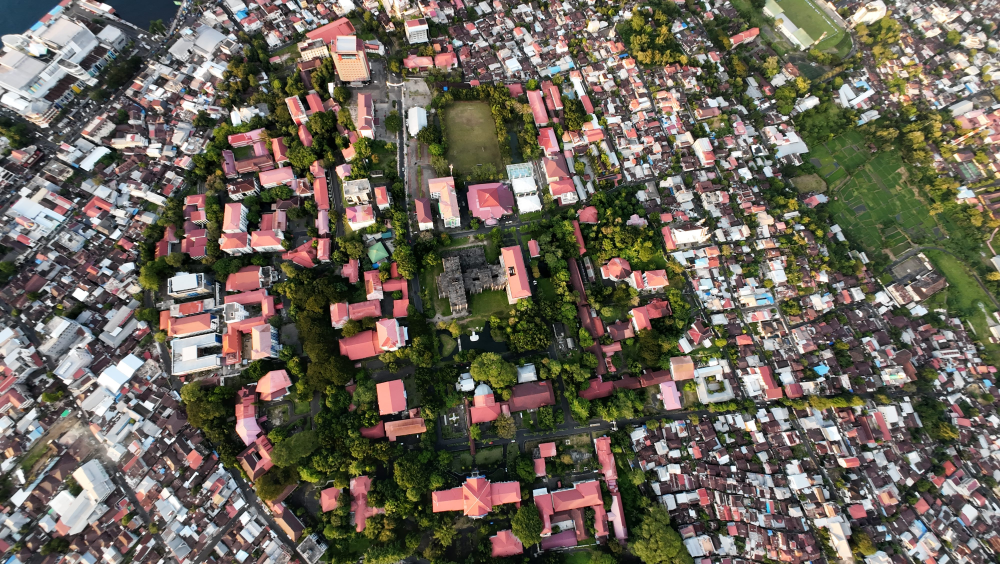
#> input picture assets/campus.jpg, 4000 x 2256 px, given in place of DJI_20260306173942_0655_D copy.JPG, which was not available (shown at 1/4 size)
$ python prepare.py
#> lines starting #> are read from the running program, lines starting #| are printed output that depends on the picture; after the words box and inside, x2 and y2 are one past the last pixel; in counts of white or black regions, pixels touching at a corner belong together; pictures that were not available may be replaced by others from this repository, and a replacement may not be noted
#!/usr/bin/env python3
"""Fit the OSM campus boundary onto the drone photo and draft simple
polygons for large roofs inside that boundary."""

from __future__ import annotations

import json
from pathlib import Path

import cv2
import numpy as np
from PIL import Image, ImageDraw

ROOT = Path(__file__).resolve().parents[1]
SRC_IMAGE = ROOT / "DJI_20260306173942_0655_D copy.JPG"
OUT_IMAGE = ROOT / "assets" / "campus.jpg"
OUT_DATA = ROOT / "data"
DEBUG = ROOT / "data" / "debug"

IMG_W = 4000
IMG_H = 2256

# Independent scale, north-up. Fitted to the vegetated campus in the photo.
LAT_N, LAT_S = 1.4615773, 1.4533888
LON_W, LON_E = 124.8251447, 124.8306590
X_W, X_E = 0.125 * IMG_W, 0.775 * IMG_W
Y_N, Y_S = 0.075 * IMG_H, 0.930 * IMG_H

WAY_REFS = [
    2538840982, 2539652416, 4444977540, 2539652418, 2539652420, 2539652422,
    2539652424, 2539652426, 2539652428, 2538805283, 2539652430, 2539652432,
    2539652433, 8784957389, 8784957388, 2539652435, 2538851469, 2539652437,
    2646084389, 2539652439, 2539652441, 2539652443, 2539652445, 2539652446,
    2539652448, 2539652450, 2539652452, 2539652454, 2539652455, 4445027176,
    2539652459, 2646075115, 2539652461, 2539652462, 2646075113, 2646075114,
    2646075112, 2646076665, 2646076664, 2646075110, 2539652464, 8786266477,
    8786266476, 8786266478, 2539652470, 8786266479, 2539652472, 2539652474,
    2539652476, 12040143058, 2539652478, 2538858372, 2538858371, 2538840982,
]
NODES = {
    2538805283: (1.4608453, 124.8266229),
    2538840982: (1.4606239, 124.8299529),
    2538851469: (1.4567503, 124.8254100),
    2538858371: (1.4605472, 124.8298270),
    2538858372: (1.4601727, 124.8296982),
    2539652416: (1.4608322, 124.8292209),
    2539652418: (1.4613256, 124.8290385),
    2539652420: (1.4615293, 124.8287488),
    2539652422: (1.4615588, 124.8279401),
    2539652424: (1.4615773, 124.8275968),
    2539652426: (1.4610113, 124.8275001),
    2539652428: (1.4611443, 124.8269219),
    2539652430: (1.4597868, 124.8253517),
    2539652432: (1.4595960, 124.8252619),
    2539652433: (1.4588419, 124.8251647),
    2539652435: (1.4577218, 124.8252512),
    2539652437: (1.4565956, 124.8254336),
    2539652439: (1.4558341, 124.8256482),
    2539652441: (1.4554802, 124.8263563),
    2539652443: (1.4545364, 124.8271609),
    2539652445: (1.4538821, 124.8276437),
    2539652446: (1.4533888, 124.8283733),
    2539652448: (1.4536462, 124.8284377),
    2539652450: (1.4540752, 124.8284806),
    2539652452: (1.4547509, 124.8285664),
    2539652454: (1.4551263, 124.8287059),
    2539652455: (1.4552482, 124.8288141),
    2539652459: (1.4555124, 124.8296608),
    2539652461: (1.4556995, 124.8295463),
    2539652462: (1.4558043, 124.8295946),
    2539652464: (1.4560510, 124.8304296),
    2539652470: (1.4575241, 124.8306566),
    2539652472: (1.4594351, 124.8306590),
    2539652474: (1.4595183, 124.8303849),
    2539652476: (1.4593520, 124.8302830),
    2539652478: (1.4599178, 124.8296098),
    2646075110: (1.4561313, 124.8301957),
    2646075112: (1.4562251, 124.8298010),
    2646075113: (1.4558809, 124.8296269),
    2646075114: (1.4560486, 124.8297321),
    2646075115: (1.4555826, 124.8294979),
    2646076664: (1.4562370, 124.8299596),
    2646076665: (1.4562949, 124.8298257),
    2646084389: (1.4560205, 124.8255957),
    4444977540: (1.4612071, 124.8292005),
    4445027176: (1.4549366, 124.8294988),
    8784957388: (1.4580135, 124.8251702),
    8784957389: (1.4582990, 124.8251447),
    8786266476: (1.4565187, 124.8304097),
    8786266477: (1.4563074, 124.8304444),
    8786266478: (1.4567171, 124.8304877),
    8786266479: (1.4576327, 124.8300357),
    12040143058: (1.4597730, 124.8299504),
}


def ll_to_pixel(lat: float, lon: float) -> tuple[float, float]:
    x = X_W + (lon - LON_W) / (LON_E - LON_W) * (X_E - X_W)
    y = Y_N + (LAT_N - lat) / (LAT_N - LAT_S) * (Y_S - Y_N)
    return float(x), float(y)


def campus_pixels() -> list[tuple[float, float]]:
    return [ll_to_pixel(*NODES[ref]) for ref in WAY_REFS]


def campus_pct(points: list[tuple[float, float]]) -> list[list[float]]:
    return [[round(x / IMG_W * 100, 3), round(y / IMG_H * 100, 3)] for x, y in points]


def load_names() -> list[str]:
    raw = (ROOT / "NAMA-GEDUNG.csv").read_text(encoding="utf-8-sig")
    names = []
    for line in raw.splitlines():
        name = line.replace("\ufeff", "").replace("\xa0", " ").strip()
        if name:
            names.append(name)
    return names


def save_web_image() -> Image.Image:
    OUT_IMAGE.parent.mkdir(parents=True, exist_ok=True)
    image = Image.open(SRC_IMAGE).convert("RGB")
#> image is the input picture: PIL image 4000x2256 RGB; mean R, G, B 107.2, 100.5, 89
    image.save(OUT_IMAGE, "JPEG", quality=82, optimize=True, progressive=True)
    return image


def detect_roofs(image: Image.Image, campus_pts: list[tuple[float, float]]) -> list[np.ndarray]:
    bgr = cv2.cvtColor(np.array(image), cv2.COLOR_RGB2BGR)
    hsv = cv2.cvtColor(bgr, cv2.COLOR_BGR2HSV)
#> hsv: shape (2256, 4000, 3); mean H, S, V 71.3, 77.8, 113.2

    red = cv2.bitwise_or(
        cv2.inRange(hsv, (0, 50, 80), (16, 255, 240)),
        cv2.inRange(hsv, (168, 50, 80), (180, 255, 240)),
    )
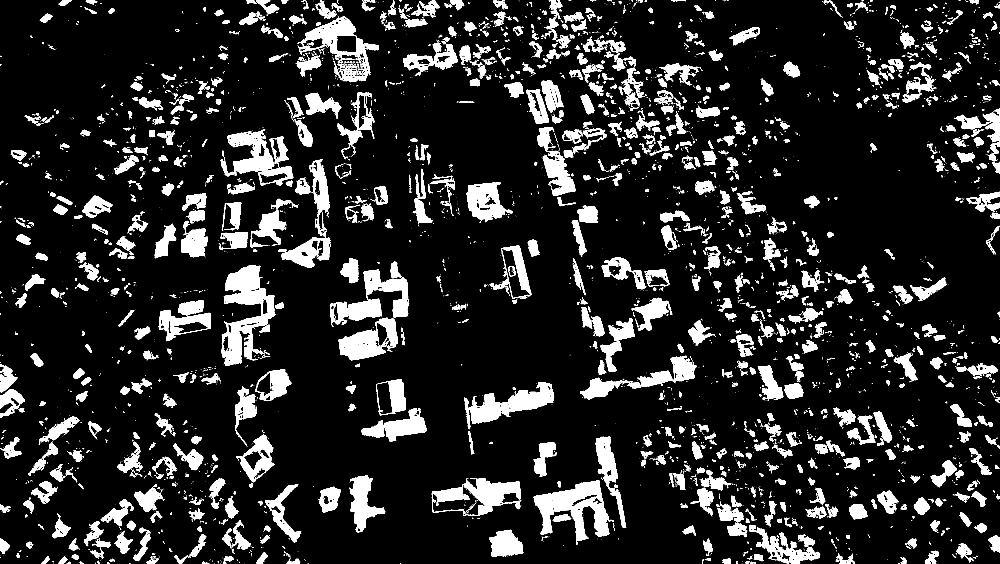
#> red: shape (2256, 4000) (shown at 1/4 size); 12.9% white; 6312 white regions (4779 under 20 px), largest, box (x1, y1, x2, y2) and area: (885, 1061, 1102, 1463) 37564, (2209, 1921, 2454, 2179) 25876, (1858, 1528, 2216, 1717) 24473
    pale = cv2.inRange(hsv, (0, 0, 175), (35, 45, 255))
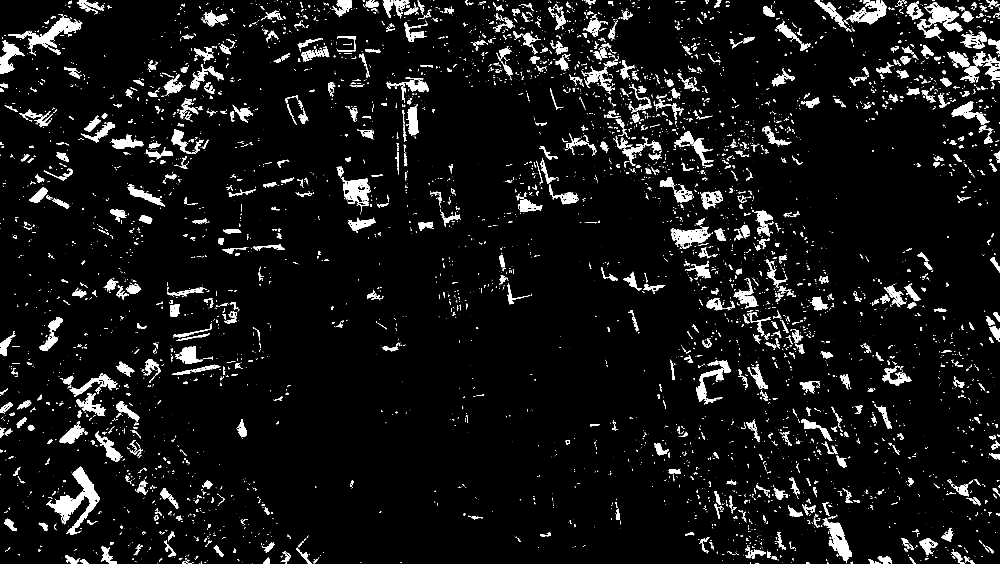
#> pale: shape (2256, 4000) (shown at 1/4 size); 5.6% white; 7359 white regions (5445 under 20 px), largest, box (x1, y1, x2, y2) and area: (185, 1867, 400, 2140) 16002, (33, 66, 330, 206) 9456, (3668, 8, 3850, 152) 9344
    mask = cv2.bitwise_or(red, pale)
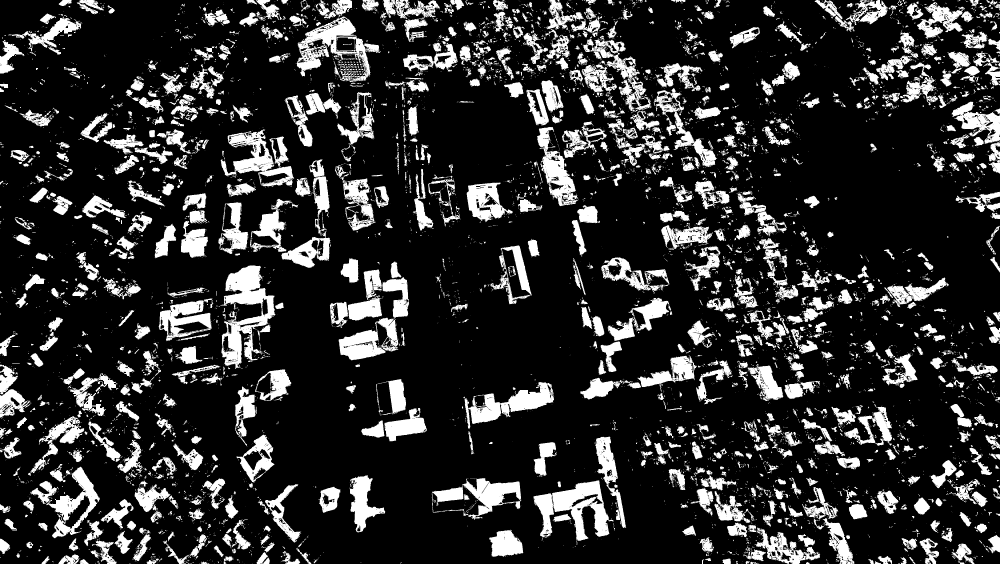
#> mask: shape (2256, 4000) (shown at 1/4 size); 18.4% white; 10182 white regions (8106 under 20 px), largest, box (x1, y1, x2, y2) and area: (880, 1061, 1102, 1476) 39812, (2133, 1921, 2454, 2179) 33732, (1185, 66, 1524, 329) 28947

    small = cv2.getStructuringElement(cv2.MORPH_ELLIPSE, (3, 3))
    mask = cv2.morphologyEx(mask, cv2.MORPH_OPEN, small, iterations=1)
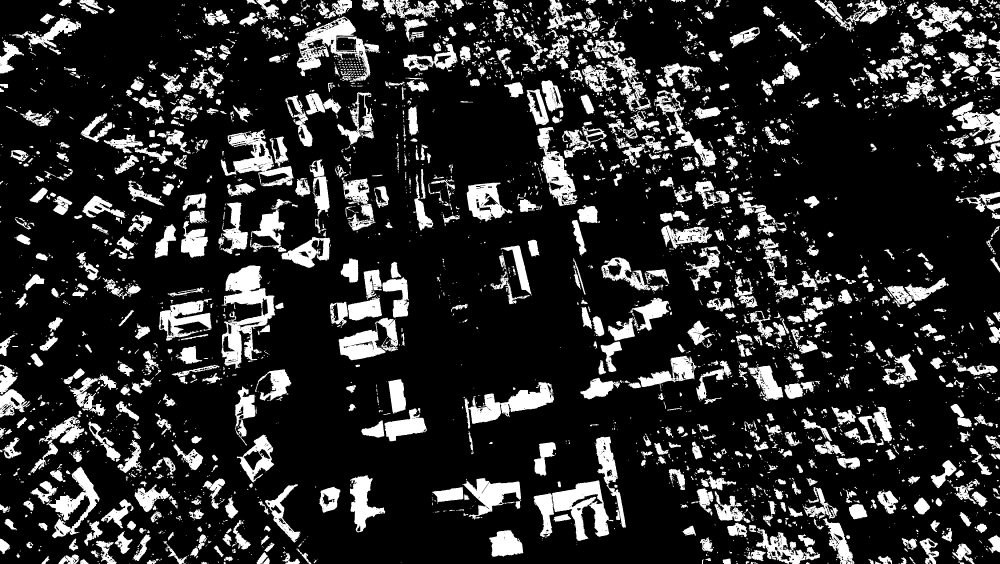
#> mask: shape (2256, 4000) (shown at 1/4 size); 17.4% white; 4123 white regions (1895 under 20 px), largest, box (x1, y1, x2, y2) and area: (885, 1061, 1101, 1476) 38174, (1187, 66, 1522, 329) 26055, (2208, 1921, 2454, 2163) 25756
    mask = cv2.morphologyEx(mask, cv2.MORPH_CLOSE, small, iterations=2)
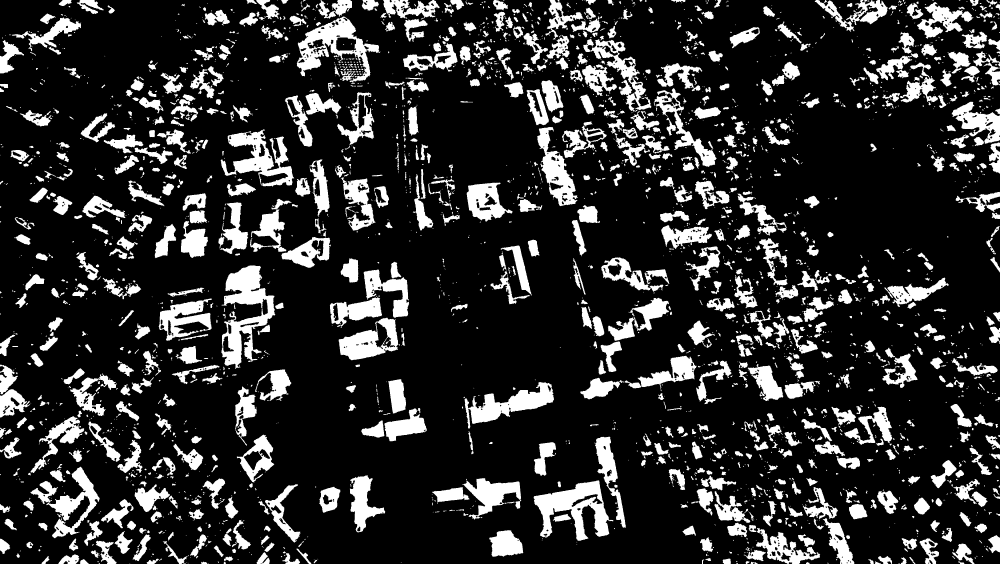
#> mask: shape (2256, 4000) (shown at 1/4 size); 18.3% white; 2737 white regions (1128 under 20 px), largest, box (x1, y1, x2, y2) and area: (885, 1061, 1101, 1476) 39632, (2134, 1921, 2454, 2163) 33959, (1187, 66, 1522, 336) 29906

    campus_mask = np.zeros(mask.shape, np.uint8)
    cv2.fillPoly(campus_mask, [np.array(campus_pts, dtype=np.int32)], 255)
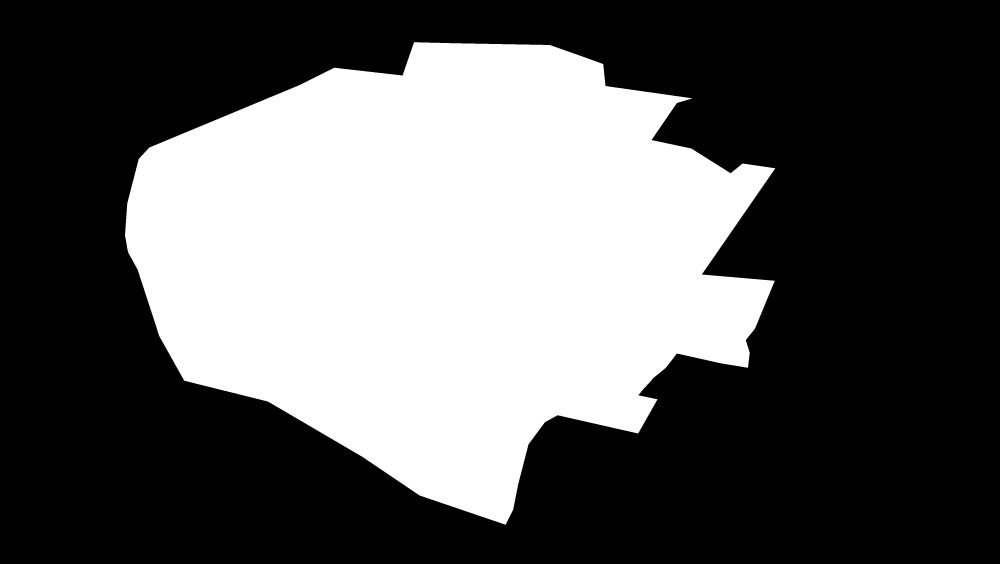
#> campus_mask: shape (2256, 4000) (shown at 1/4 size); 36.2% white; 1 white region, box (x1, y1, x2, y2) and area: (500, 169, 3101, 2099) 3265917
    campus_mask = cv2.erode(campus_mask, cv2.getStructuringElement(cv2.MORPH_ELLIPSE, (9, 9)), iterations=2)
    mask = cv2.bitwise_and(mask, campus_mask)
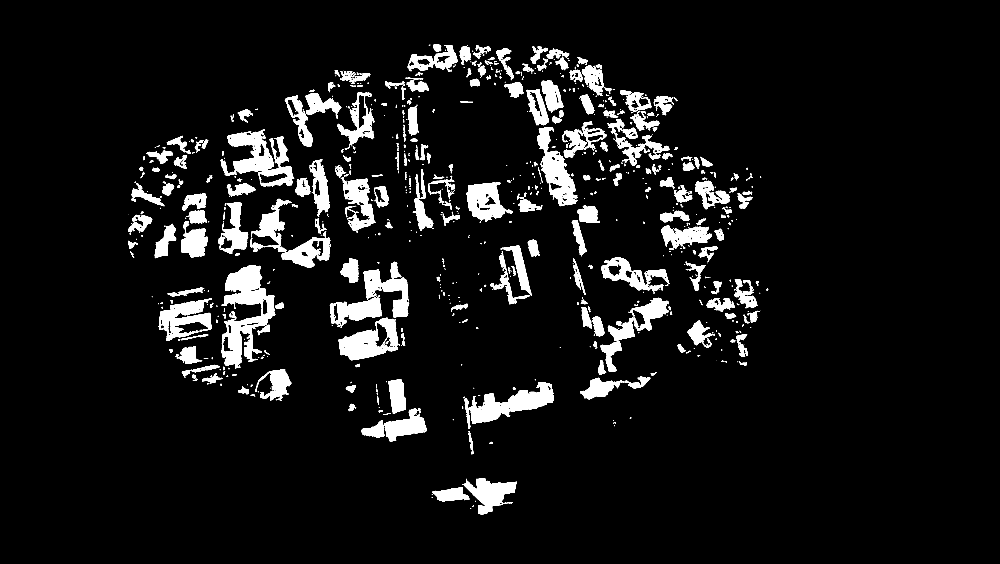
#> mask: shape (2256, 4000) (shown at 1/4 size); 7.1% white; 768 white regions (324 under 20 px)

    contours, _ = cv2.findContours(mask, cv2.RETR_EXTERNAL, cv2.CHAIN_APPROX_SIMPLE)
#> contours = 763 contours, 381 with area under 20; largest, box (x1, y1, x2, y2) and area: (885, 1061, 1101, 1476) 40988, (883, 517, 1177, 747) 30490, (1858, 1528, 2216, 1715) 24719, (1354, 1271, 1600, 1441) 24222, (2149, 508, 2312, 825) 21662
    picked: list[tuple[float, np.ndarray]] = []
    for contour in contours:
        area = cv2.contourArea(contour)
        if area < 1800:
            continue
        x, y, width, height = cv2.boundingRect(contour)
        if width < 36 or height < 28:
            continue
        if area / max(width * height, 1) < 0.32:
            continue
        box = cv2.boxPoints(cv2.minAreaRect(contour)).astype(np.int32)
        picked.append((area, box.reshape(-1, 1, 2)))
#> this loop made 763 passes
#> area on passes 3, 10, 11: 52.5, 73, 532.5
#> after the loop, picked = 63 items

    picked.sort(key=lambda item: item[0], reverse=True)
    return [poly for _, poly in picked[:24]]


def poly_to_pct(poly: np.ndarray) -> list[list[float]]:
    points = []
    for x, y in poly.reshape(-1, 2):
        points.append([
            round(float(x) / IMG_W * 100, 3),
            round(float(y) / IMG_H * 100, 3),
        ])
    if points[0] != points[-1]:
        points.append(points[0])
    return points


def centroid(pct: list[list[float]]) -> list[float]:
    xs = [point[0] for point in pct[:-1]]
    ys = [point[1] for point in pct[:-1]]
    return [round(sum(xs) / len(xs), 3), round(sum(ys) / len(ys), 3)]


def write_debug(image: Image.Image, campus_pts, roofs) -> None:
    DEBUG.mkdir(parents=True, exist_ok=True)
    overlay = image.copy()
    draw = ImageDraw.Draw(overlay, "RGBA")
    draw.polygon(campus_pts, outline=(220, 40, 40, 255), width=5)
    for poly in roofs:
        pts = [tuple(map(float, point)) for point in poly.reshape(-1, 2)]
        draw.polygon(pts, outline=(255, 220, 70, 255), fill=(255, 210, 40, 80), width=3)
    overlay.save(DEBUG / "overlay.jpg", "JPEG", quality=80)


def main() -> None:
    OUT_DATA.mkdir(parents=True, exist_ok=True)
    image = save_web_image()
    campus_pts = campus_pixels()
    roofs = detect_roofs(image, campus_pts)
#> roofs = 24 contours; largest, box (x1, y1, x2, y2) and area: (884, 1060, 1102, 1476) 88806, (868, 480, 1219, 775) 66055, (1843, 1508, 2228, 1715) 44279, (1336, 1259, 1616, 1460) 34294, (2109, 495, 2323, 842) 33972
    names = load_names()

    campus = {
        "type": "Feature",
        "properties": {
            "name": "Universitas Sam Ratulangi",
            "source": "OpenStreetMap way 247020582",
            "attribution": "© OpenStreetMap contributors",
        },
        "geometry": {
            "type": "Polygon",
            "coordinates": [campus_pct(campus_pts)],
        },
    }

    buildings = []
    for index, poly in enumerate(roofs, start=1):
        pct = poly_to_pct(poly)
        buildings.append({
            "id": f"gedung-{index:02d}",
            "name": "",
            "polygon": pct,
            "anchor": centroid(pct),
        })

    (OUT_DATA / "campus.json").write_text(
        json.dumps(campus, ensure_ascii=False, indent=2), encoding="utf-8"
    )
    (OUT_DATA / "names.json").write_text(
        json.dumps(names, ensure_ascii=False, indent=2), encoding="utf-8"
    )
    (OUT_DATA / "buildings.json").write_text(
        json.dumps(buildings, ensure_ascii=False, indent=2), encoding="utf-8"
    )
    write_debug(image, campus_pts, roofs)
    print(f"image {OUT_IMAGE.stat().st_size / 1024:.0f} KB")
    print(f"names {len(names)}")
    print(f"draft polygons {len(buildings)}")


if __name__ == "__main__":
#> (the run stopped early here; a loop or call above may not have finished)
